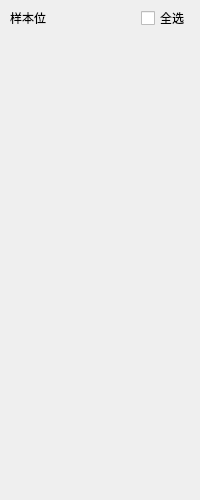
<?xml version="1.0" encoding="UTF-8"?>
<ui version="4.0">
 <class>SampleSlotGrid</class>
 <widget class="QWidget" name="SampleSlotGrid">
  <property name="geometry">
   <rect>
    <x>0</x>
    <y>0</y>
    <width>200</width>
    <height>500</height>
   </rect>
  </property>
  <layout class="QVBoxLayout" name="outerLayout">
   <property name="spacing">
    <number>0</number>
   </property>
   <property name="leftMargin">
    <number>0</number>
   </property>
   <property name="topMargin">
    <number>0</number>
   </property>
   <property name="rightMargin">
    <number>0</number>
   </property>
   <property name="bottomMargin">
    <number>0</number>
   </property>
   <item>
    <widget class="QWidget" name="headerWidget" native="true">
     <property name="minimumSize">
      <size>
       <width>0</width>
       <height>36</height>
      </size>
     </property>
     <property name="maximumSize">
      <size>
       <width>16777215</width>
       <height>36</height>
      </size>
     </property>
     <layout class="QHBoxLayout" name="headerLayout">
      <property name="leftMargin">
       <number>10</number>
      </property>
      <property name="topMargin">
       <number>0</number>
      </property>
      <property name="rightMargin">
       <number>10</number>
      </property>
      <property name="bottomMargin">
       <number>0</number>
      </property>
      <property name="spacing">
       <number>6</number>
      </property>
      <item>
       <widget class="QLabel" name="titleLabel">
        <property name="text">
         <string>样本位</string>
        </property>
       </widget>
      </item>
      <item>
       <spacer name="headerSpacer">
        <property name="orientation">
         <enum>Qt::Horizontal</enum>
        </property>
        <property name="sizeHint" stdset="0">
         <size>
          <width>40</width>
          <height>20</height>
         </size>
        </property>
       </spacer>
      </item>
      <item>
       <widget class="QCheckBox" name="selectAllCheck">
        <property name="text">
         <string>全选</string>
        </property>
       </widget>
      </item>
     </layout>
    </widget>
   </item>
   <item>
    <widget class="QScrollArea" name="scrollArea">
     <property name="frameShape">
      <enum>QFrame::NoFrame</enum>
     </property>
     <property name="horizontalScrollBarPolicy">
      <enum>Qt::ScrollBarAlwaysOff</enum>
     </property>
     <property name="widgetResizable">
      <bool>true</bool>
     </property>
     <widget class="QWidget" name="slotContainer">
      <property name="geometry">
       <rect>
        <x>0</x>
        <y>0</y>
        <width>198</width>
        <height>460</height>
       </rect>
      </property>
      <layout class="QVBoxLayout" name="slotLayout">
       <property name="spacing">
        <number>0</number>
       </property>
       <property name="leftMargin">
        <number>0</number>
       </property>
       <property name="topMargin">
        <number>0</number>
       </property>
       <property name="rightMargin">
        <number>0</number>
       </property>
       <property name="bottomMargin">
        <number>0</number>
       </property>
      </layout>
     </widget>
    </widget>
   </item>
  </layout>
 </widget>
 <resources/>
 <connections/>
</ui>
